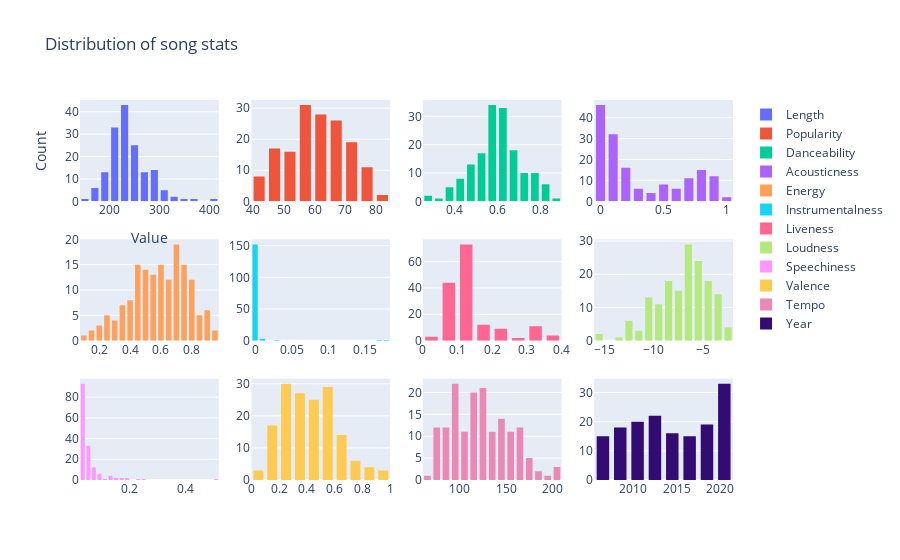

This figure's notebook cell:
### Markdown cell above
Plot the histograms of each feature.

<font color=red> optimize this code at some point!

### Code cell
from plotly.subplots import make_subplots
import plotly.graph_objects as go

fig = make_subplots(rows=3, cols=4)

fig.add_trace(
    go.Histogram(x=df_hist['length'], name='Length'),
    row=1, col=1
)
fig.add_trace(
    go.Histogram(x=df_hist['popularity'], name='Popularity'),
    row=1, col=2
)
fig.add_trace(
    go.Histogram(x=df_hist['danceability'], name='Danceability'),
    row=1, col=3
)
fig.add_trace(
    go.Histogram(x=df_hist['acousticness'], name='Acousticness'),
    row=1, col=4
)
fig.add_trace(
    go.Histogram(x=df_hist['energy'], name='Energy'),
    row=2, col=1
)
fig.add_trace(
    go.Histogram(x=df_hist['instrumentalness'], name='Instrumentalness'),
    row=2, col=2
)
fig.add_trace(
    go.Histogram(x=df_hist['liveness'], name='Liveness'),
    row=2, col=3
)
fig.add_trace(
    go.Histogram(x=df_hist['loudness'], name='Loudness'),
    row=2, col=4
)
fig.add_trace(
    go.Histogram(x=df_hist['speechiness'], name='Speechiness'),
    row=3, col=1
)
fig.add_trace(
    go.Histogram(x=df_hist['valence'], name='Valence'),
    row=3, col=2
)
fig.add_trace(
    go.Histogram(x=df_hist['tempo'], name='Tempo', marker_color='#EB89B5'),
    row=3, col=3
)
fig.add_trace(
    go.Histogram(x=df_hist['release_year'], name='Year', marker_color='#330C73'),
    row=3, col=4
)
fig.update_layout(
    title='Distribution of song data',
    xaxis_title_text='Value', # xaxis label
    yaxis_title_text='Count', # yaxis label
    bargap=0.2, # gap between bars of adjacent location coordinates
    bargroupgap=0.1 # gap between bars of the same location coordinates
)

### Figure 1 — Plotly figure (JSON) as saved in the notebook; plotly's stock layout.template omitted (floating-point values rounded to 4 significant figures; data arrays with more than 128 entries replaced by an {"elided": "..."} marker saying what was removed)
{"data": [{"name": "Length", "type": "histogram", "x": {"elided": "158 int values"}, "xaxis": "x", "yaxis": "y"}, {"name": "Popularity", "type": "histogram", "x": {"elided": "158 int values"}, "xaxis": "x2", "yaxis": "y2"}, {"name": "Danceability", "type": "histogram", "x": {"elided": "158 float values"}, "xaxis": "x3", "yaxis": "y3"}, {"name": "Acousticness", "type": "histogram", "x": {"elided": "158 float values"}, "xaxis": "x4", "yaxis": "y4"}, {"name": "Energy", "type": "histogram", "x": {"elided": "158 float values"}, "xaxis": "x5", "yaxis": "y5"}, {"name": "Instrumentalness", "type": "histogram", "x": {"elided": "158 float values"}, "xaxis": "x6", "yaxis": "y6"}, {"name": "Liveness", "type": "histogram", "x": {"elided": "158 float values"}, "xaxis": "x7", "yaxis": "y7"}, {"name": "Loudness", "type": "histogram", "x": {"elided": "158 float values"}, "xaxis": "x8", "yaxis": "y8"}, {"name": "Speechiness", "type": "histogram", "x": {"elided": "158 float values"}, "xaxis": "x9", "yaxis": "y9"}, {"name": "Valence", "type": "histogram", "x": {"elided": "158 float values"}, "xaxis": "x10", "yaxis": "y10"}, {"marker": {"color": "#EB89B5"}, "name": "Tempo", "type": "histogram", "x": {"elided": "158 float values"}, "xaxis": "x11", "yaxis": "y11"}, {"marker": {"color": "#330C73"}, "name": "Year", "type": "histogram", "x": {"elided": "158 int values"}, "xaxis": "x12", "yaxis": "y12"}], "layout": {"bargap": 0.2, "bargroupgap": 0.1, "title": {"text": "Distribution of song stats"}, "xaxis": {"anchor": "y", "domain": [0, 0.2125], "title": {"text": "Value"}}, "xaxis10": {"anchor": "y10", "domain": [0.2625, 0.475]}, "xaxis11": {"anchor": "y11", "domain": [0.525, 0.7375]}, "xaxis12": {"anchor": "y12", "domain": [0.7875, 1]}, "xaxis2": {"anchor": "y2", "domain": [0.2625, 0.475]}, "xaxis3": {"anchor": "y3", "domain": [0.525, 0.7375]}, "xaxis4": {"anchor": "y4", "domain": [0.7875, 1]}, "xaxis5": {"anchor": "y5", "domain": [0, 0.2125]}, "xaxis6": {"anchor": "y6", "domain": [0.2625, 0.475]}, "xaxis7": {"anchor": "y7", "domain": [0.525, 0.7375]}, "xaxis8": {"anchor": "y8", "domain": [0.7875, 1]}, "xaxis9": {"anchor": "y9", "domain": [0, 0.2125]}, "yaxis": {"anchor": "x", "domain": [0.7333, 1], "title": {"text": "Count"}}, "yaxis10": {"anchor": "x10", "domain": [0, 0.2667]}, "yaxis11": {"anchor": "x11", "domain": [0, 0.2667]}, "yaxis12": {"anchor": "x12", "domain": [0, 0.2667]}, "yaxis2": {"anchor": "x2", "domain": [0.7333, 1]}, "yaxis3": {"anchor": "x3", "domain": [0.7333, 1]}, "yaxis4": {"anchor": "x4", "domain": [0.7333, 1]}, "yaxis5": {"anchor": "x5", "domain": [0.3667, 0.6333]}, "yaxis6": {"anchor": "x6", "domain": [0.3667, 0.6333]}, "yaxis7": {"anchor": "x7", "domain": [0.3667, 0.6333]}, "yaxis8": {"anchor": "x8", "domain": [0.3667, 0.6333]}, "yaxis9": {"anchor": "x9", "domain": [0, 0.2667]}}}
